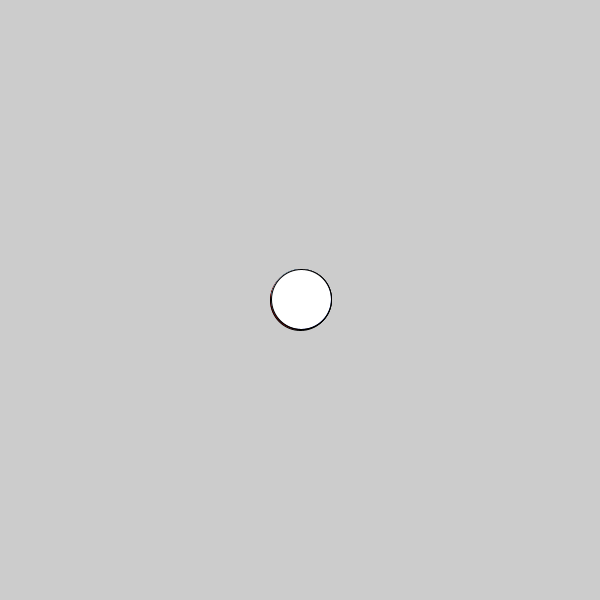
Frame 1 (no input)
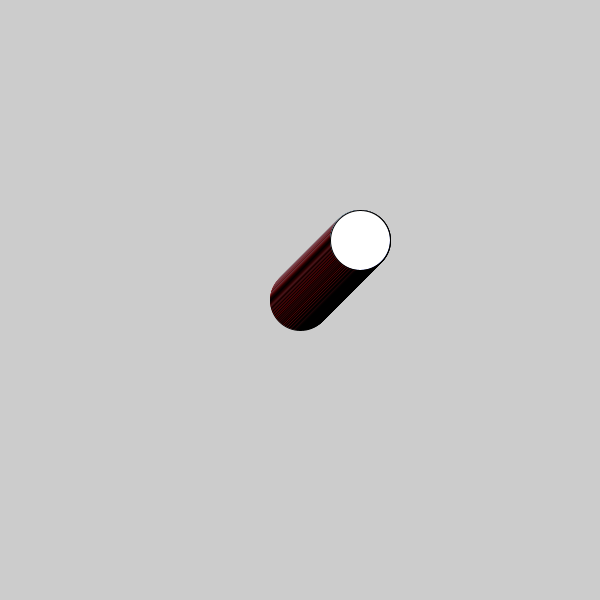
Frame 60 (the mouse pressed at the canvas centre just before this capture)
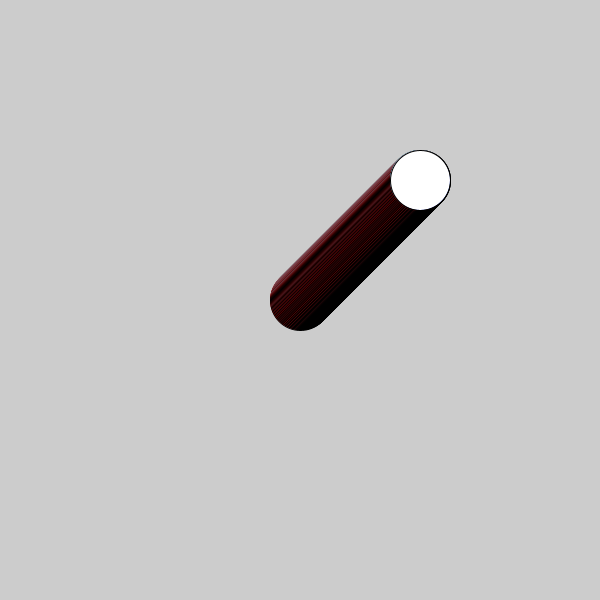
Frame 120 (the mouse held since frame 60 and released just before this capture)

The Processing sketch that drew these frames (run headless with seeded random() and noise(); from frame 60 on, the mouse is pressed at the canvas centre):

// Processing sketch: Advanced_Travelling_Circles
// ── Advanced_Travelling_Circles.pde
float x;
float y;
float a;
float b;
float c;
float d;
float e;
float f;

void setup()
{
  size(600, 600);
  fill(0);
  x = width/2;
  y = height/2;
}

void draw()
{
  fill(255,0,0);
  ellipse(x, y, 60, 60);
  x += 1;
  y -= 1;
  
  fill(0,255,0);
  ellipse(x, y, 60, 60);
  a = x + 1;
  b = y + 1;
  
  fill(0,0,255);
  ellipse(x, y, 60, 60);
  c = x - 1;
  d = y - 1;
  
  fill(255,255,255);
  ellipse(x, y, 60, 60);
  e = x - 1;
  f = y + 1;
  frameRate(15);
}
